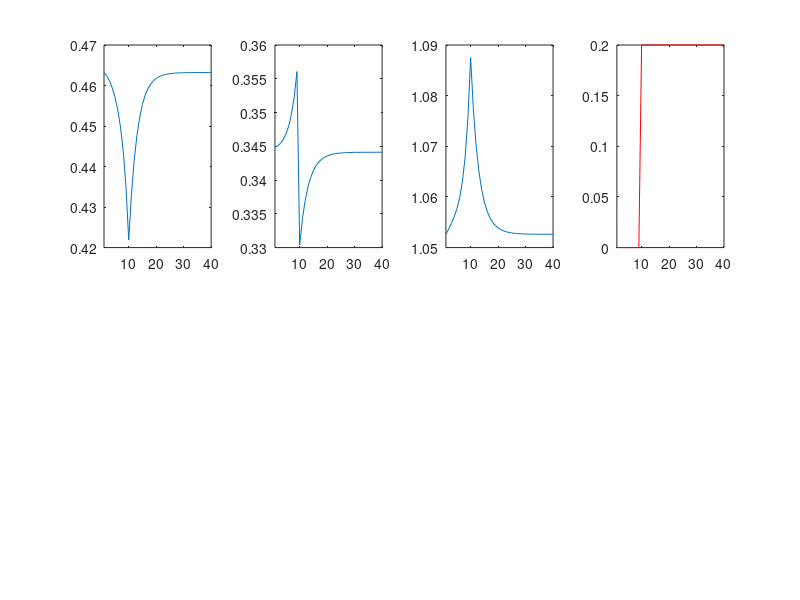

Recreate this plot in MATLAB.
clear all;

alpha = 0.33; %1/3;
beta = 0.95;
delta = 0.5; %1.0; %0.1;
gamma = 2.0;
Abar = 1.0;
gbar = 0.2;

% % LS
% alpha = 0.33; %1/3;
% beta = 0.95;
% delta = 0.2; %0.1;
% gamma = 2.0;
% Abar = 1.0;
% gbar = 0.2;

% # steady state (all taus are zero)
% kss = (α*β*Abar/(1-β*(1-δ)))**(1/(1-α))
% css = Abar*kss**α - δ*kss - gbar
% Rss = 1-δ+α*Abar*kss**(α-1)
% print([kss,css])
kss = (alpha*beta*Abar/(1-beta*(1-delta)))^(1/(1-alpha));
css = Abar*kss^alpha - delta*kss - gbar;
Rss = 1-delta+alpha*Abar*kss^(alpha-1);

T = 1000;

%k0 = 0.1*kss;
k0 = kss;

% imaginary state
kvec0 = linspace(k0,kss,T)';
kvec1 = kvec0;

tauc = zeros(T,1);
%tauc(10:T) = 0.2; 
tauc(10:T) = 0.2; 

cvec = zeros(T,1);
kvec = zeros(T,1);
rvec = zeros(T,1);

damp = 0.9;
diff = 1e+4;
crit = 1e-4;
iter = 0;

while(diff>crit)

    rvec = alpha*Abar*kvec0.^(alpha-1);
    wvec = (1-alpha)*Abar*kvec0.^alpha;
        
    cvec(T) = css;
    for i=T-1:-1:1 % t = T-1,...1,0
        cvec(i) = (1/beta/(1+rvec(i+1)-delta)*(1+tauc(i+1))/(1+tauc(i))*(cvec(i+1)^gamma))^(1/gamma);
    end
    
    kvec(1) = k0;
    for j=1:1:T-1
%        kvec(j+1) = Abar*kvec0(j)^alpha + (1-delta)*kvec(j) - gbar - cvec(j); % k1,k2,...,kT
        kvec(j+1) = rvec(j)*kvec0(j) + wvec(j) + (1-delta)*kvec(j) - gbar - cvec(j); % k1,k2,...,kT
    end
    
    % update
    kvec1 = damp*kvec0 + (1-damp)*kvec;
    
    diff = max(abs(kvec1-kvec0));
    kvec0 = kvec1;
    iter = iter + 1;

    % use the terminal condition as the criterion
    disp([iter diff]);
        
end

figure;
subplot(241);
plot(kvec);
xlim([1 40]);
subplot(242);
plot(cvec);
xlim([1 40]);
subplot(243);
plot(rvec+1-delta);
xlim([1 40]);
subplot(244);
plot(tauc,'r-');
xlim([1 40]);